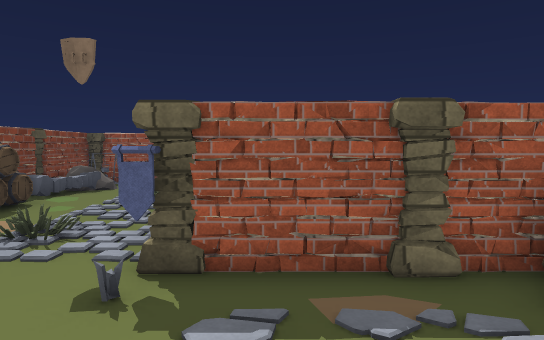
[1] (above)

20 first-person views from a walk through a 3-D level made in the Unity game engine. The camera is 1.5 m above the floor, tilts 4° down and sees 75° across. Doors are open. The floor is counted in squares, 1 m on a side. Each view is taken from the middle of a square. On the plan, view 1 faces up. The plan holds only what a view shows up to about 16 squares ahead; the rest is blank. The player character is not drawn. Some surface patterns are stand-ins.

[2]
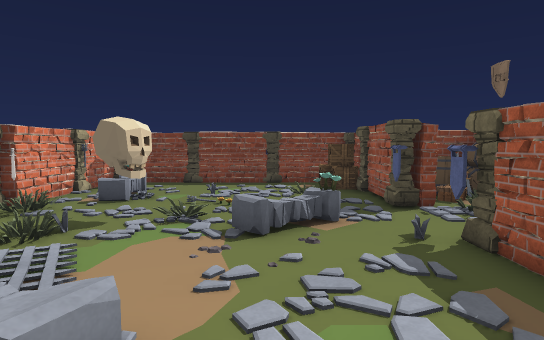

[3]
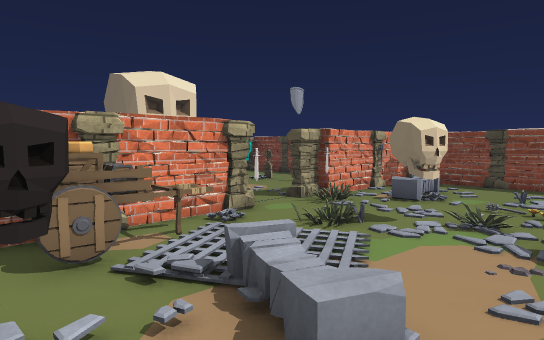

[4]
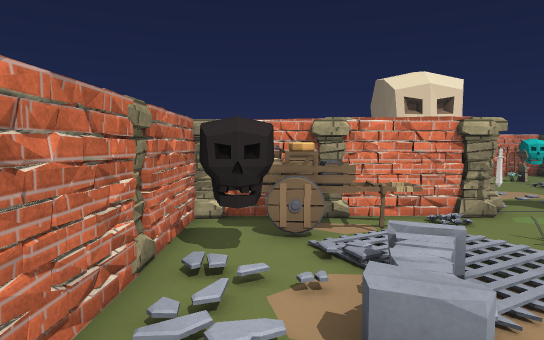

[5]
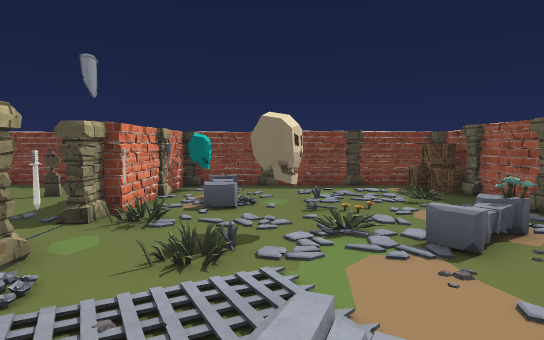

[6]
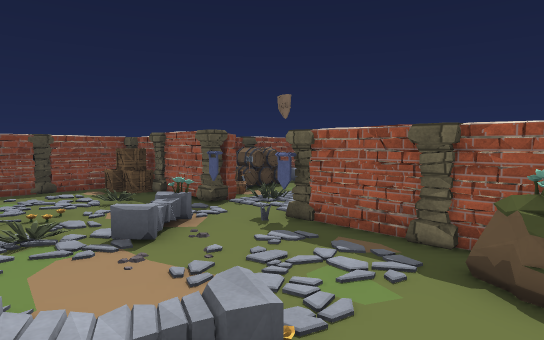

[7]
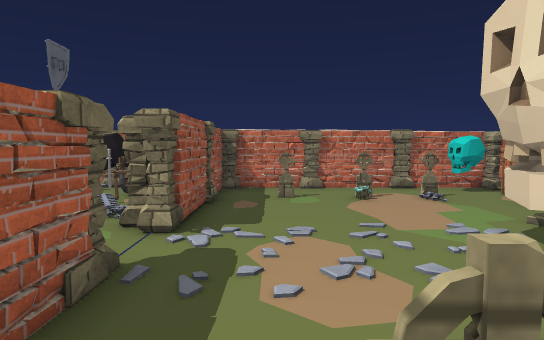

[8]
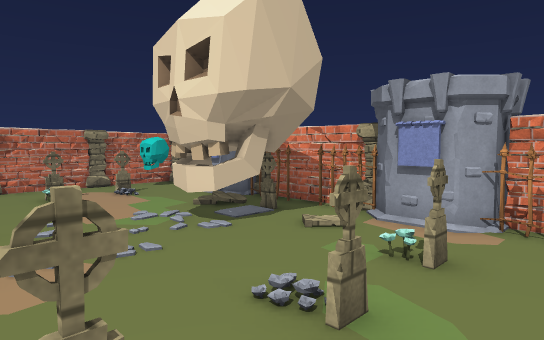

[9]
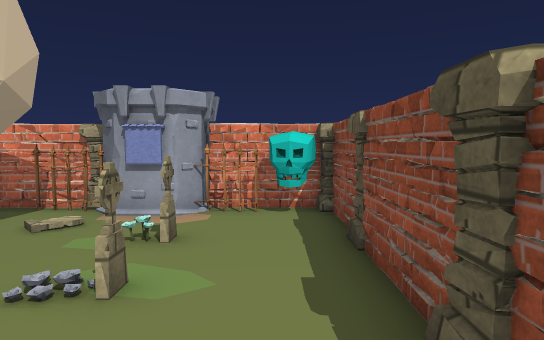

[10]
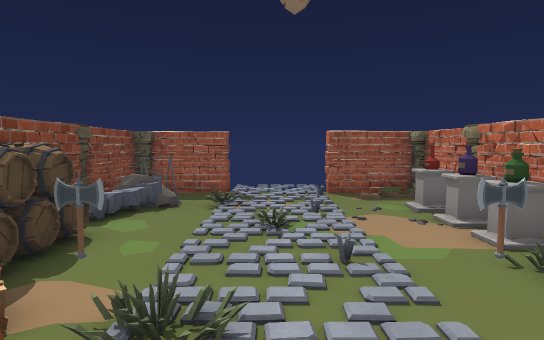

[11]
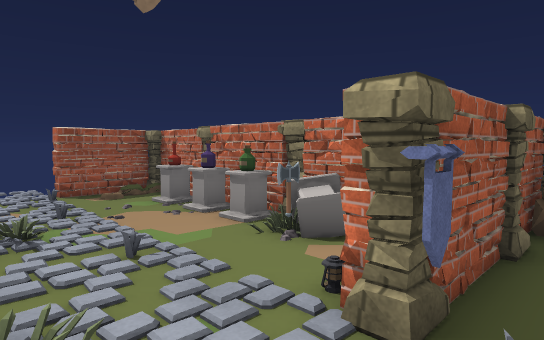

[12]
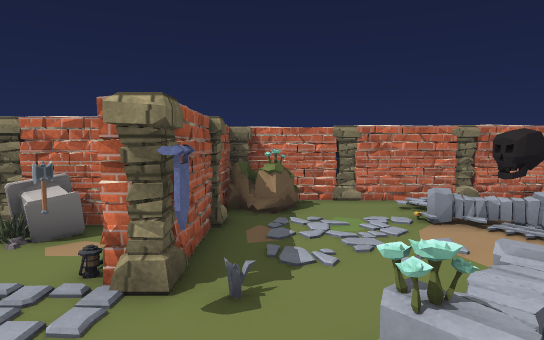

[13]
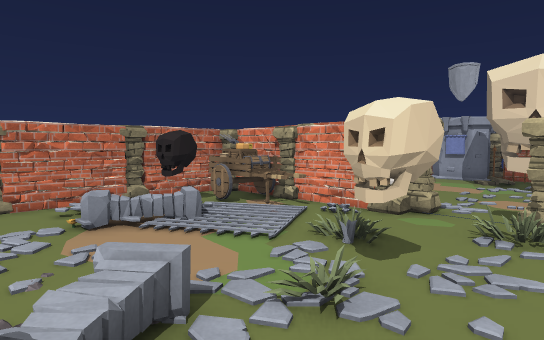

[14]
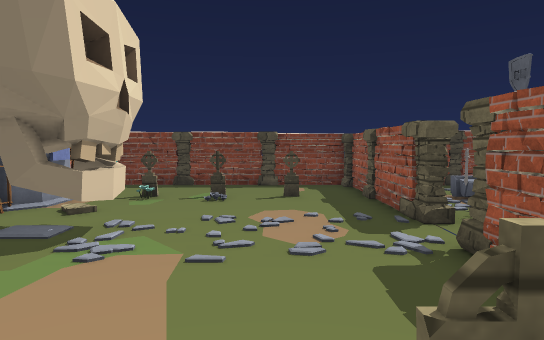

[15]
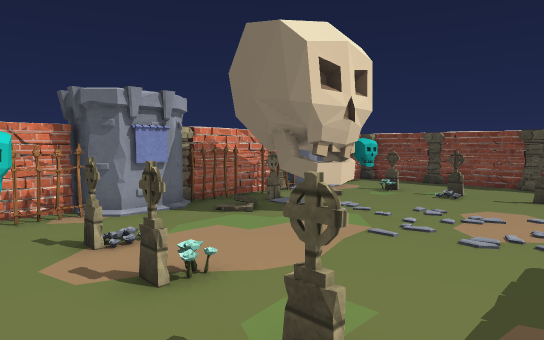

[16]
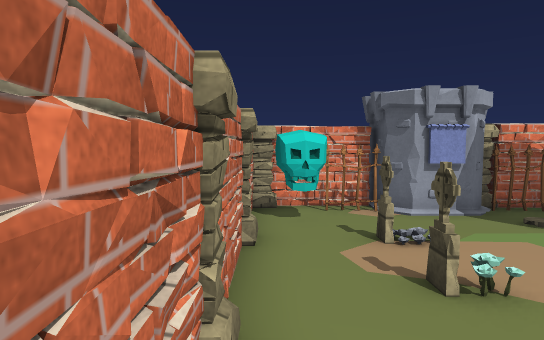

[17]
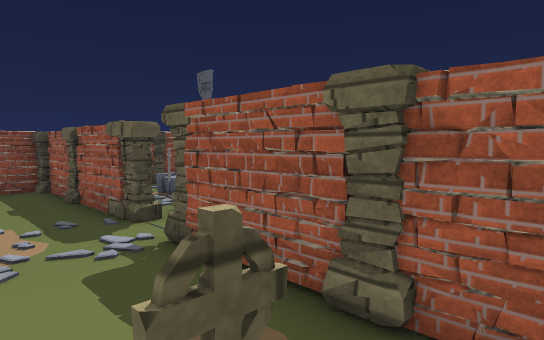

[18]
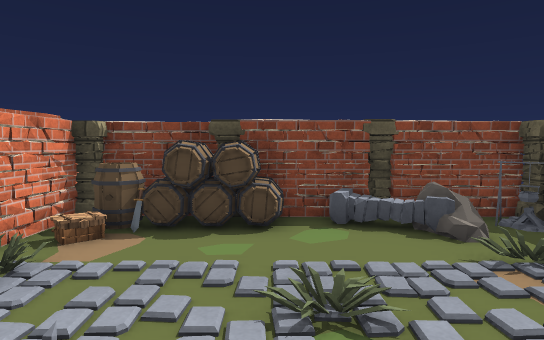

[19]
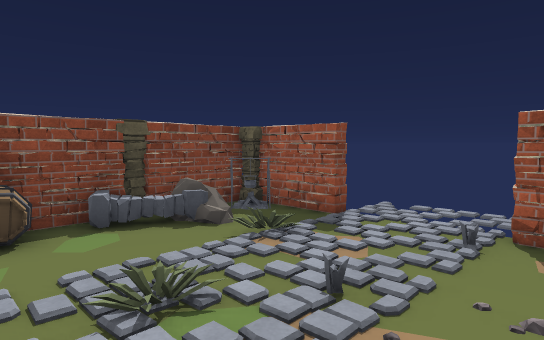

[20]
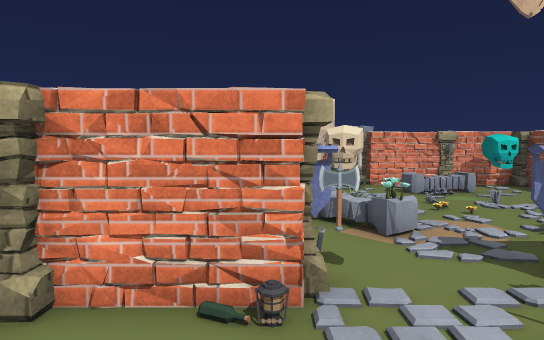

### Floor plan
Key: @ floor where view 1 was taken; # wall or solid block; . floor; / step, stairs or slope; D open door; = window, fence, low wall or low ledge; ^ raised ledge; O other object.
Columns run from 11 left of view 1 to 5 right of it. Each row starts with its distance up from view 1.
 15     ###DDDD#
 14     OO.DDOD###
 13    ##........#
 12    #OO.O....O#
 11    ##....O..^O
 10    #O...O...O#
  9    #OO......O#
  8    OOO...O..OO
  7    #OO.....OO#
  6    #OO.O....=#
  5   ##O##ODOD#O
  4  ##O##OODOO##O###
  3  #OO.....O....OO#
  2  #...O..OO......#
  1 OO......//......O
  0  #....O....@.OO.#
 -1  #..O...O...//./#
 -2 OO......O...////O
 -3  #..OOO..O....OO#
 -4  #OOO..O...OOOOO#
 -5  ##O###ODOOOOOOO#
 -6  ###O##ODOO#O##OO
 -7  #..............#
 -8 ##..O........O..#
 -9 #O..O........O.OO
-10 ##..O...........#
-11  #..O........OO.#
-12 OO..O..OOO...O..#
-13 ##..O..OOO...O.OO
-14 #.......OO ...OO#
-15 #OOO#OOO#O###OO##
-16 ##### O##########
-17     OOO

Positions as (right, up) in squares from view 1, and headings:
1: (0, 0), facing up
2: (4, 1), facing left
3: (4, 1), facing down-left
4: (3, 2), facing down
5: (3, -2), facing left
6: (4, -2), facing up-left
7: (-8, -8), facing right
8: (-9, -8), facing down-right
9: (-9, -7), facing down
10: (-3, 3), facing up
11: (-4, 3), facing up-right
12: (-5, 3), facing right
13: (-5, 2), facing down-right
14: (3, -9), facing left
15: (4, -7), facing down-left
16: (4, -7), facing down
17: (3, -9), facing up-left
18: (0, 9), facing left
19: (0, 8), facing up-left
20: (-1, 8), facing down
